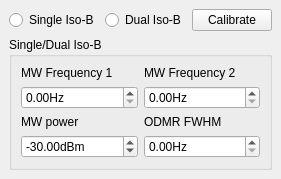
  <widget class="QDockWidget" name="dockWidget_isob">
   <property name="sizePolicy">
    <sizepolicy hsizetype="Fixed" vsizetype="Preferred">
     <horstretch>0</horstretch>
     <verstretch>0</verstretch>
    </sizepolicy>
   </property>
   <property name="maximumSize">
    <size>
     <width>350</width>
     <height>524287</height>
    </size>
   </property>
   <property name="allowedAreas">
    <set>Qt::RightDockWidgetArea</set>
   </property>
   <property name="windowTitle">
    <string>Iso-B Parameters</string>
   </property>
   <attribute name="dockWidgetArea">
    <number>2</number>
   </attribute>
   <widget class="QWidget" name="dockWidgetContents_3">
    <layout class="QGridLayout" name="gridLayout_12">
     <item row="3" column="0">
      <widget class="QGroupBox" name="groupBox_single_isob">
       <property name="sizePolicy">
        <sizepolicy hsizetype="Preferred" vsizetype="Fixed">
         <horstretch>0</horstretch>
         <verstretch>0</verstretch>
        </sizepolicy>
       </property>
       <property name="title">
        <string>Single/Dual Iso-B</string>
       </property>
       <layout class="QGridLayout" name="gridLayout_11">
        <item row="2" column="0">
         <widget class="QLabel" name="mw_power_Label">
          <property name="text">
           <string>MW power</string>
          </property>
         </widget>
        </item>
        <item row="0" column="1">
         <widget class="QLabel" name="mw_freq2_Label">
          <property name="text">
           <string>MW Frequency 2</string>
          </property>
         </widget>
        </item>
        <item row="0" column="0">
         <widget class="QLabel" name="mw_freq1_Label">
          <property name="text">
           <string>MW Frequency 1</string>
          </property>
         </widget>
        </item>
        <item row="1" column="0">
         <widget class="ScienDSpinBox" name="freq1_isob_freq_DSpinBox">
          <property name="suffix">
           <string>Hz</string>
          </property>
          <property name="maximum">
           <double>10000000000.000000000000000</double>
          </property>
          <property name="singleStep">
           <double>0.010000000000000</double>
          </property>
         </widget>
        </item>
        <item row="1" column="1">
         <widget class="ScienDSpinBox" name="freq2_isob_freq_DSpinBox">
          <property name="suffix">
           <string>Hz</string>
          </property>
          <property name="maximum">
           <double>10000000000.000000000000000</double>
          </property>
          <property name="singleStep">
           <double>0.010000000000000</double>
          </property>
         </widget>
        </item>
        <item row="3" column="0">
         <widget class="ScienDSpinBox" name="isob_power_DSpinBox">
          <property name="suffix">
           <string>dBm</string>
          </property>
          <property name="minimum">
           <double>-50.000000000000000</double>
          </property>
          <property name="maximum">
           <double>40.000000000000000</double>
          </property>
          <property name="singleStep">
           <double>0.100000000000000</double>
          </property>
          <property name="value">
           <double>-30.000000000000000</double>
          </property>
         </widget>
        </item>
        <item row="2" column="1">
         <widget class="QLabel" name="odmr_fwhm_Label">
          <property name="text">
           <string>ODMR FWHM</string>
          </property>
         </widget>
        </item>
        <item row="3" column="1">
         <widget class="ScienDSpinBox" name="fwhm_isob_freq_DSpinBox">
          <property name="suffix">
           <string>Hz</string>
          </property>
          <property name="maximum">
           <double>10000000000.000000000000000</double>
          </property>
          <property name="singleStep">
           <double>0.010000000000000</double>
          </property>
         </widget>
        </item>
       </layout>
      </widget>
     </item>
     <item row="2" column="0">
      <layout class="QHBoxLayout" name="horizontalLayout">
       <property name="sizeConstraint">
        <enum>QLayout::SetDefaultConstraint</enum>
       </property>
       <item>
        <widget class="QRadioButton" name="use_single_isob_RadioButton">
         <property name="text">
          <string>Single Iso-B</string>
         </property>
        </widget>
       </item>
       <item>
        <widget class="QRadioButton" name="use_dual_isob_RadioButton">
         <property name="text">
          <string>Dual Iso-B</string>
         </property>
        </widget>
       </item>
       <item>
        <widget class="QPushButton" name="calibrate_dual_isob_PushButton">
         <property name="text">
          <string>Calibrate</string>
         </property>
        </widget>
       </item>
      </layout>
     </item>
    </layout>
   </widget>
  </widget>
